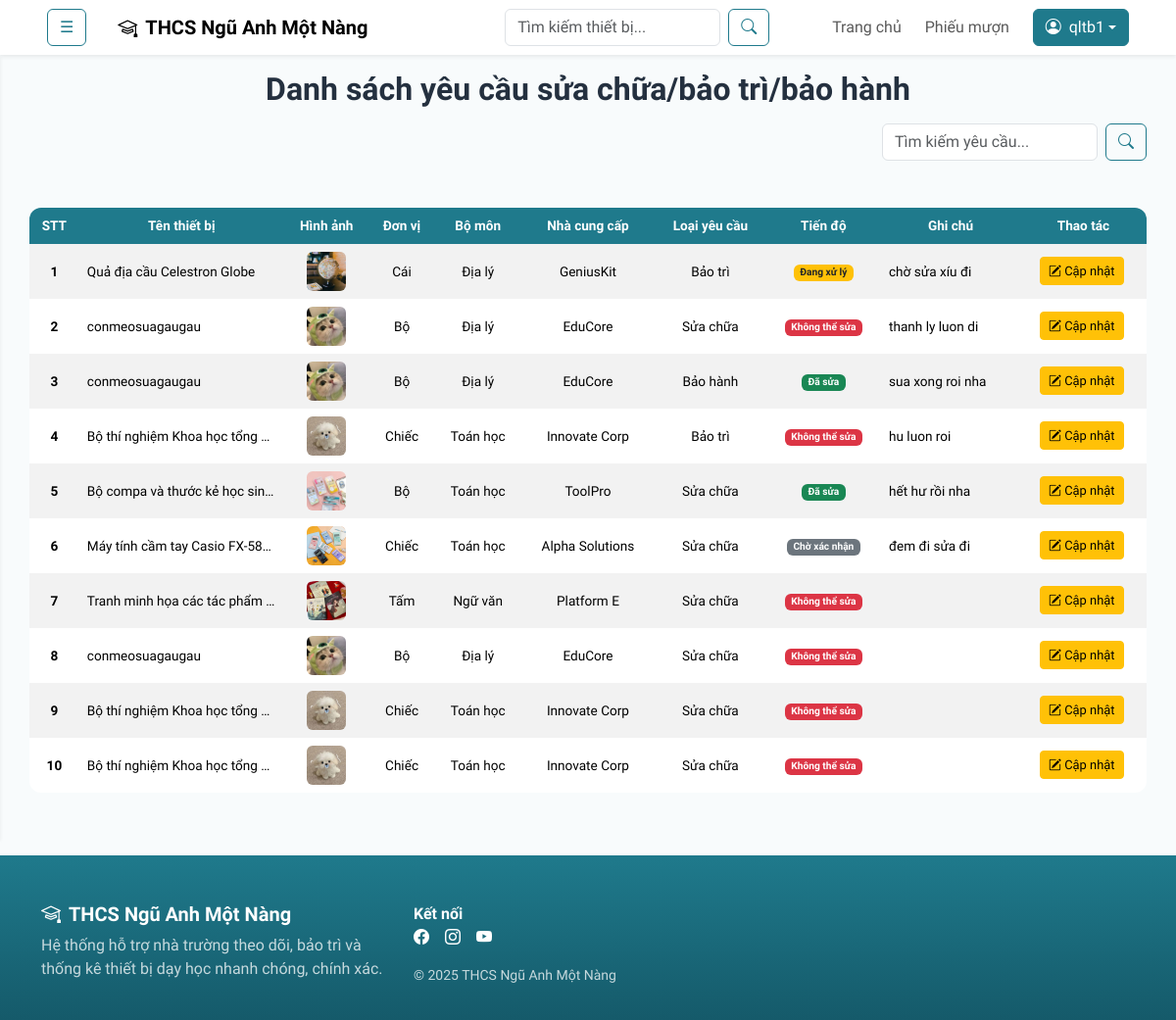
The page /index.php?page=dsyeucau (signed in) on the database its author committed.
### tables this page shows
CREATE TABLE `yeucauscbtbh` (
  `maYeuCau` int(11) NOT NULL,
  `maChiTietTB` int(11) NOT NULL,
  `loaiYeuCau` varchar(50) DEFAULT NULL,
  `tienDo` varchar(50) DEFAULT NULL,
  `ghiChu` text DEFAULT NULL
);

CREATE TABLE `thietbi` (
  `maThietBi` int(11) NOT NULL,
  `tenThietBi` varchar(255) NOT NULL,
  `hinhAnh` varchar(255) DEFAULT NULL,
  `donVi` varchar(50) NOT NULL,
  `soLuong` int(11) NOT NULL,
  `lop` varchar(50) NOT NULL,
  `maBoMon` int(11) NOT NULL,
  `maNhaCungCap` int(11) NOT NULL,
  `moTa` text DEFAULT NULL
);

CREATE TABLE `bomon` (
  `maBoMon` int(11) NOT NULL,
  `tenBoMon` varchar(100) NOT NULL,
  `moTa` text DEFAULT NULL
);

CREATE TABLE `nhacungcap` (
  `maNhaCungCap` int(11) NOT NULL,
  `tenNhaCungCap` varchar(100) NOT NULL,
  `diaChi` varchar(255) DEFAULT NULL,
  `soDienThoai` varchar(20) DEFAULT NULL,
  `email` varchar(100) DEFAULT NULL
);

### App/Models/mYeuCauSCBTBH.php (called while the page is built, shortened)
<?php
class modelYeuCauSCBTBH{
    public function selectAllYeuCauSCCBTBHDaGui() {
        $p = new clsKetNoi();
        $truyvan = "SELECT *, yc.ghiChu FROM yeucauscbtbh yc
                    JOIN chitietthietbi ct ON yc.maChiTietTB = ct.maChiTietTB
                    JOIN thietbi tb ON ct.maThietBi = tb.maThietBi
                    JOIN bomon bm ON tb.maBoMon = bm.maBoMon
                    JOIN nhacungcap ncc ON tb.maNhaCungCap = ncc.maNhaCungCap
                    WHERE yc.loaiYeuCau IS NOT NULL";
        $con = $p->moketnoi();
        $kq = mysqli_query($con, $truyvan);
        return $kq;
    }
}
?>

### App/Controllers/cYeuCauSCBTBH.php (called while the page is built, shortened)
<?php
include_once('App/Models/mYeuCauSCBTBH.php');
class controlYeuCauSCBTBH {
    public function getAllYeuCauSCCBTBHDaGui() {
        $p = new modelYeuCauSCBTBH();
        $kq = $p->selectAllYeuCauSCCBTBHDaGui();
        return $kq;
    }
}
?>

### App/Views/kythuat/tiendoscbtbh/dsyeucau.php (the view, shortened to what this page needs)
<h2 class="text-center fw-semibold my-3">Danh sách yêu cầu sửa chữa/bảo trì/bảo hành</h2>
<div class="d-flex mx-auto justify-content-between align-items-center" style="width: 95%">
    <form class="d-flex ms-auto" action="index.php" method="get">
        <input class="form-control me-2" type="text" name="keyword" placeholder="Tìm kiếm yêu cầu..." style="width: 220px;">
        <button class="btn btn-outline-primary" type="submit"><i class="bi bi-search"></i></button>
    </form>
</div>
<div class="d-flex justify-content-center">
    <div class="table-responsive my-5" style="width: 95%;">
        <table class="table table-striped table-hover table-borderless align-middle" style="font-size: 0.85em;">
            <thead class="text-center">
                <tr>
                    <th>STT</th>
                    <th>Tên thiết bị</th>
                    <th>Hình ảnh</th>
                    <th>Đơn vị</th>
                    <th>Bộ môn</th>
                    <th>Nhà cung cấp</th>
                    <th>Loại yêu cầu</th>
                    <th>Tiến độ</th>
                    <th>Ghi chú</th>
                    <th>Thao tác</th>
                </tr>
            </thead>
            <tbody>
            <?php
            include_once('App/Controllers/cYeuCauSCBTBH.php');
            $p = new controlYeuCauSCBTBH();
            if(isset($_GET['keyword'])) {
                $keyword = $_GET['keyword'];
                $kq = $p->searchYeuCauSCBTBHDaGui($keyword);
            } else {
                $kq = $p->getAllYeuCauSCCBTBHDaGui();
            }
            if ($kq && $kq->num_rows > 0) {
                $dem = 0;
                while ($r = $kq->fetch_assoc()) {
                    $dem++;
                    echo '<tr>';
                        echo '<td class="text-center"><strong>' . $dem . '</strong></td>';
                        echo '<td title="'.$r['tenThietBi'].'">' . $r['tenThietBi'] . '</td>';
                        echo '<td><img src="public/uploads/' . $r['hinhAnh'] . '" width="40" height="40" class="rounded d-block mx-auto"></td>';
                        echo '<td class="text-center">' . $r['donVi'] . '</td>';
                        echo '<td class="text-center">' . $r['tenBoMon'] . '</td>';
                        echo '<td class="text-center">' . $r['tenNhaCungCap'] . '</td>';
                        echo '<td class="text-center">';
                            echo ($r['loaiYeuCau'] === NULL) ? '—' : $r['loaiYeuCau'];
                        echo '</td>';
                        echo '<td class="text-center">';
                            switch ($r['tienDo']) {
                                case "Chờ xác nhận": echo '<span class="badge bg-secondary">' . $r['tienDo'] . '</span>'; break;
                                case "Đang xử lý": echo '<span class="badge bg-warning text-dark">' . $r['tienDo'] . '</span>'; break;
                                case "Đã sửa": echo '<span class="badge bg-success">' . $r['tienDo'] . '</span>'; break;
                                case "Không thể sửa": echo '<span class="badge bg-danger">' . $r['tienDo'] . '</span>'; break;
                            }
                        echo '</td>';
                        echo '<td>' . $r['ghiChu'] . '</td>';
                        echo '<td class="text-center">';
                            echo '<a href="index.php?page=suatiendo&maYeuCau=' . $r['maYeuCau'] . '" class="btn btn-sm btn-warning" style="font-size: 0.95em;"><i class="bi bi-pencil-square"></i> Cập nhật</a>&nbsp;';
                        echo '</td>';
                    echo '</tr>';
                }
            } else {
                echo '<tr><td colspan="11"><h5 class="text-center text-muted">Chúng tôi tạm thời chưa có yêu cầu nào, mời bạn quay lại sau.</h5></td></tr>';
            }
            ?>
            </tbody>
        </table>
    </div>
</div>

### public/css/style.css (style rules this page uses)
:root { --na-primary: #1f7a8c; --na-primary-2: #155a6a; --na-accent: #f4a261; --na-ink: #24303f; --na-muted: #6c7a89; --na-bg: #f8fbfc; --na-card: #ffffff; --na-gold: #c9a227; --shadow-soft: 0 10px 30px rgba(31,122,140,.12); }
body { font-family: 'Quicksand', Arial, sans-serif; color:var(--na-ink); background:var(--na-bg) }
.btn-outline-primary { --bs-btn-color:var(--na-primary); --bs-btn-border-color:var(--na-primary); --bs-btn-hover-bg:var(--na-primary); --bs-btn-hover-border-color:var(--na-primary) }
.table thead th { background-color: var(--na-primary); color: white; }
.table { border-radius: 12px; overflow: hidden; }

### App/Views/kythuat/tiendoscbtbh/dsyeucau.php (style rules this page uses)
th, td { max-width: 12.5em; white-space: nowrap; overflow: hidden; text-overflow: ellipsis; }

### rows shown on the page
yeucauscbtbh: thietbi.tenThietBi "Quả địa cầu Celestron Globe", thietbi.hinhAnh (picture), thietbi.donVi "Cái", bomon.tenBoMon "Địa lý", nhacungcap.tenNhaCungCap "GeniusKit", loaiYeuCau "Bảo trì", tienDo "Đang xử lý", ghiChu "chờ sửa xíu đi"
yeucauscbtbh: thietbi.tenThietBi "conmeosuagaugau", thietbi.hinhAnh (picture), thietbi.donVi "Bộ", bomon.tenBoMon "Địa lý", nhacungcap.tenNhaCungCap "EduCore", loaiYeuCau "Sửa chữa", tienDo "Không thể sửa", ghiChu "thanh ly luon di"
yeucauscbtbh: thietbi.tenThietBi "conmeosuagaugau", thietbi.hinhAnh (picture), thietbi.donVi "Bộ", bomon.tenBoMon "Địa lý", nhacungcap.tenNhaCungCap "EduCore", loaiYeuCau "Bảo hành", tienDo "Đã sửa", ghiChu "sua xong roi nha"
yeucauscbtbh: thietbi.tenThietBi "Bộ thí nghiệm Khoa học tổng…", thietbi.hinhAnh (picture), thietbi.donVi "Chiếc", bomon.tenBoMon "Toán học", nhacungcap.tenNhaCungCap "Innovate Corp", loaiYeuCau "Bảo trì", tienDo "Không thể sửa", ghiChu "hu luon roi"
yeucauscbtbh: thietbi.tenThietBi "Bộ compa và thước kẻ học sin…", thietbi.hinhAnh (picture), thietbi.donVi "Bộ", bomon.tenBoMon "Toán học", nhacungcap.tenNhaCungCap "ToolPro", loaiYeuCau "Sửa chữa", tienDo "Đã sửa", ghiChu "hết hư rồi nha"
yeucauscbtbh: thietbi.tenThietBi "Máy tính cầm tay Casio FX-58…", thietbi.hinhAnh (picture), thietbi.donVi "Chiếc", bomon.tenBoMon "Toán học", nhacungcap.tenNhaCungCap "Alpha Solutions", loaiYeuCau "Sửa chữa", tienDo "Chờ xác nhận", ghiChu "đem đi sửa đi"
yeucauscbtbh: thietbi.tenThietBi "Tranh minh họa các tác phẩm…", thietbi.hinhAnh (picture), thietbi.donVi "Tấm", bomon.tenBoMon "Ngữ văn", nhacungcap.tenNhaCungCap "Platform E", loaiYeuCau "Sửa chữa", tienDo "Không thể sửa"
yeucauscbtbh: thietbi.tenThietBi "conmeosuagaugau", thietbi.hinhAnh (picture), thietbi.donVi "Bộ", bomon.tenBoMon "Địa lý", nhacungcap.tenNhaCungCap "EduCore", loaiYeuCau "Sửa chữa", tienDo "Không thể sửa"
yeucauscbtbh: thietbi.tenThietBi "Bộ thí nghiệm Khoa học tổng…", thietbi.hinhAnh (picture), thietbi.donVi "Chiếc", bomon.tenBoMon "Toán học", nhacungcap.tenNhaCungCap "Innovate Corp", loaiYeuCau "Sửa chữa", tienDo "Không thể sửa"
yeucauscbtbh: thietbi.tenThietBi "Bộ thí nghiệm Khoa học tổng…", thietbi.hinhAnh (picture), thietbi.donVi "Chiếc", bomon.tenBoMon "Toán học", nhacungcap.tenNhaCungCap "Innovate Corp", loaiYeuCau "Sửa chữa", tienDo "Không thể sửa"

### other values the page prints
$_SESSION['tenDangNhap'] "qltb1"
